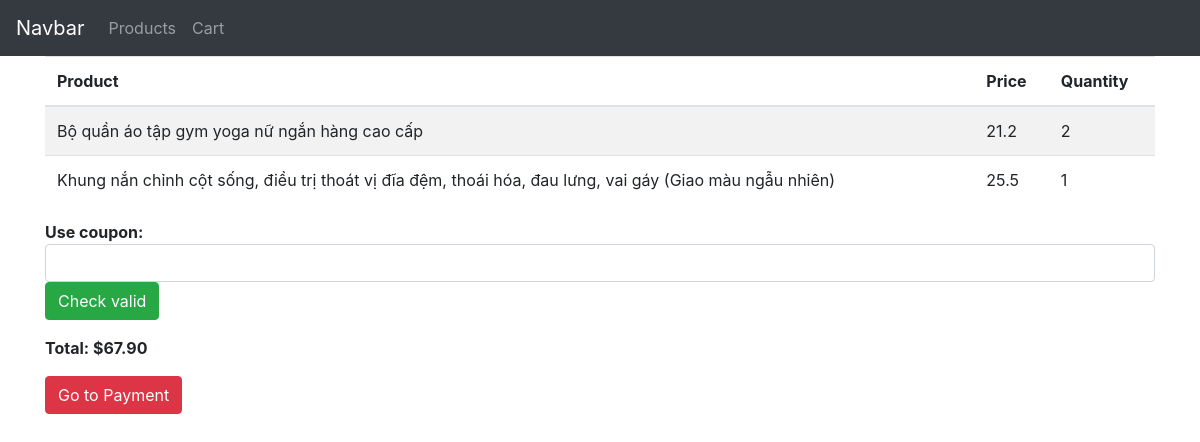
Page /view-cart/ (signed in) on the committed database.
### sales/models.py (models this page shows)
class Cart(models.Model):
	user = models.CharField(max_length = 255)
	product = models.ForeignKey(Product, on_delete = models.CASCADE)
	quantity = models.IntegerField()
	price = models.FloatField()
	created_at = models.DateTimeField(auto_now_add = True)

class Product(models.Model):
	title = models.CharField(max_length = 255)
	image = models.CharField(max_length = 255)
	price = models.FloatField()
	label = models.CharField(max_length = 25, choices = LABEL)
	description = models.TextField()
	created_at = models.DateTimeField(auto_now_add = True)
	def __str__(self):
		return self.title

### sales/views.py (the view, shortened to what this page needs)
# urls.py: path('view-cart/', views.view_cart, name = 'view-cart'),
def view_cart(request):
	total = 0
	cart = Cart.objects.filter(user = request.user)
	for item in cart:
		total += item.quantity * item.price
	return render(request, 'cart.html', {'cart': cart, 'total': total})

### sales/templates/cart.html
{% extends 'base.html' %}
{% block content %}
	<table class="table table-striped">
	    <thead>
	      <tr>
	        <th>Product</th>
	        <th>Price</th>
	        <th>Quantity</th>
	      </tr>
	    </thead>
	    <tbody>
    	{% for item in cart %}
	      <tr>
	        <td>{{item.product}}</td>
	        <td>{{item.price}}</td>
	        <td>{{item.quantity}}</td>
	      </tr>
      	{% endfor %}
	    </tbody>
	  </table>
	  <p class="font-weight-bold">Use coupon: <input type="text" class="form-control" id="coupon-code"><button class="btn btn-success" onclick="CheckCoupon()">Check valid</button></p>
	  <p class="font-weight-bold">Total: ${{total|floatformat:2}}</p>
	  <a class="btn btn-danger" href="{% url 'sales:payment' %}">Go to Payment</a>
{% endblock %}

### rows in the picture
Cart: product "Bộ quần áo tập gym yoga nữ ngắn hàng cao cấp", price "21.2", quantity "2"
Cart: product "Khung nắn chỉnh cột sống, điều trị thoát vị đĩa đệm, thoái hóa, đau lưng, vai gáy (Giao màu ngẫu nhiên)", price "25.5", quantity "1"

### other values in the picture
{{ total|floatformat:2 }} "67.90"
